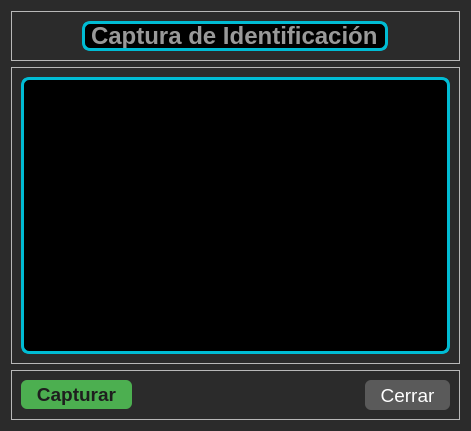
<?xml version="1.0" encoding="UTF-8"?>
<ui version="4.0">
 <class>Dialog</class>
 <widget class="QDialog" name="Dialog">
  <property name="geometry">
   <rect>
    <x>0</x>
    <y>0</y>
    <width>471</width>
    <height>431</height>
   </rect>
  </property>
  <property name="minimumSize">
   <size>
    <width>0</width>
    <height>50</height>
   </size>
  </property>
  <property name="windowTitle">
   <string>Dialog</string>
  </property>
  <property name="styleSheet">
   <string notr="true">/* --- ESTILO PARA EL DIÁLOGO DE CAPTURA (QDialog) --- */
QDialog {
    background-color: #2b2b2b; /* Fondo oscuro */
    color: #e0e0e0;
}

/* --- TÍTULO --- */
QLabel {
    color: #cccccc;
    font-size: 12pt;
    font-weight: 500;
}
/* Título principal de la ventana (Captura de Identificación) */
QLabel {
    color: #00bcd4; /* Cian para el título de proceso */
    font-size: 18pt;
    font-weight: bold;
    padding: 0px;
}

/* --- ÁREA DE VIDEO FEED (QLabel: capture_feed_label) --- */
/* Esta área es el widget central que recibe el video de la cámara */
QLabel {
    background-color: #000000; /* Fondo negro sólido para simular la cámara apagada */
    border: 3px solid #00bcd4; /* Borde cian para resaltar el área de trabajo */
    border-radius: 8px;
    text-align: center;
    color: #999999; /* Texto claro de placeholder */
}

/* --- BOTONES --- */
/* Botón Capturar (Acción Primaria: Verde) */
QPushButton#btn_tomar_foto {
    background-color: #4CAF50; /* Verde para la acción de guardar/confirmar */
    color: #1e1e1e; 
    border: none;
    border-radius: 6px;
    padding: 3px 15px;
    font-size: 14pt;
    font-weight: bold;
}

QPushButton#btn_tomar_foto:hover {
    background-color: #43A047;
}

/* Botón Cerrar (Acción Secundaria/Negativa: Gris) */
QPushButton#btn_cerrar {
    background-color: #5a5a5a; /* Gris neutro */
    color: #ffffff;
    border: none;
    border-radius: 6px;
    padding: 5px 15px;
    font-size: 14pt;
}

QPushButton#btn_cerrar:hover {
    background-color: #6a6a6a;
}</string>
  </property>
  <layout class="QVBoxLayout" name="verticalLayout">
   <item>
    <widget class="QFrame" name="frame">
     <property name="minimumSize">
      <size>
       <width>0</width>
       <height>50</height>
      </size>
     </property>
     <property name="maximumSize">
      <size>
       <width>16777215</width>
       <height>50</height>
      </size>
     </property>
     <property name="frameShape">
      <enum>QFrame::StyledPanel</enum>
     </property>
     <property name="frameShadow">
      <enum>QFrame::Raised</enum>
     </property>
     <layout class="QHBoxLayout" name="horizontalLayout">
      <item>
       <spacer name="horizontalSpacer">
        <property name="orientation">
         <enum>Qt::Horizontal</enum>
        </property>
        <property name="sizeHint" stdset="0">
         <size>
          <width>82</width>
          <height>20</height>
         </size>
        </property>
       </spacer>
      </item>
      <item>
       <widget class="QLabel" name="label">
        <property name="text">
         <string>Captura de Identificación</string>
        </property>
       </widget>
      </item>
      <item>
       <spacer name="horizontalSpacer_2">
        <property name="orientation">
         <enum>Qt::Horizontal</enum>
        </property>
        <property name="sizeHint" stdset="0">
         <size>
          <width>82</width>
          <height>20</height>
         </size>
        </property>
       </spacer>
      </item>
     </layout>
    </widget>
   </item>
   <item>
    <widget class="QFrame" name="frame_2">
     <property name="frameShape">
      <enum>QFrame::StyledPanel</enum>
     </property>
     <property name="frameShadow">
      <enum>QFrame::Raised</enum>
     </property>
     <layout class="QHBoxLayout" name="horizontalLayout_2">
      <item>
       <widget class="QLabel" name="capture_feed_label">
        <property name="text">
         <string/>
        </property>
       </widget>
      </item>
     </layout>
    </widget>
   </item>
   <item>
    <widget class="QFrame" name="frame_3">
     <property name="minimumSize">
      <size>
       <width>0</width>
       <height>50</height>
      </size>
     </property>
     <property name="maximumSize">
      <size>
       <width>16777215</width>
       <height>50</height>
      </size>
     </property>
     <property name="frameShape">
      <enum>QFrame::StyledPanel</enum>
     </property>
     <property name="frameShadow">
      <enum>QFrame::Raised</enum>
     </property>
     <layout class="QHBoxLayout" name="horizontalLayout_3">
      <item>
       <widget class="QPushButton" name="btn_tomar_foto">
        <property name="text">
         <string>Capturar</string>
        </property>
       </widget>
      </item>
      <item>
       <spacer name="horizontalSpacer_3">
        <property name="orientation">
         <enum>Qt::Horizontal</enum>
        </property>
        <property name="sizeHint" stdset="0">
         <size>
          <width>227</width>
          <height>20</height>
         </size>
        </property>
       </spacer>
      </item>
      <item>
       <widget class="QPushButton" name="btn_cerrar">
        <property name="text">
         <string>Cerrar</string>
        </property>
       </widget>
      </item>
     </layout>
    </widget>
   </item>
  </layout>
 </widget>
 <resources/>
 <connections/>
</ui>
